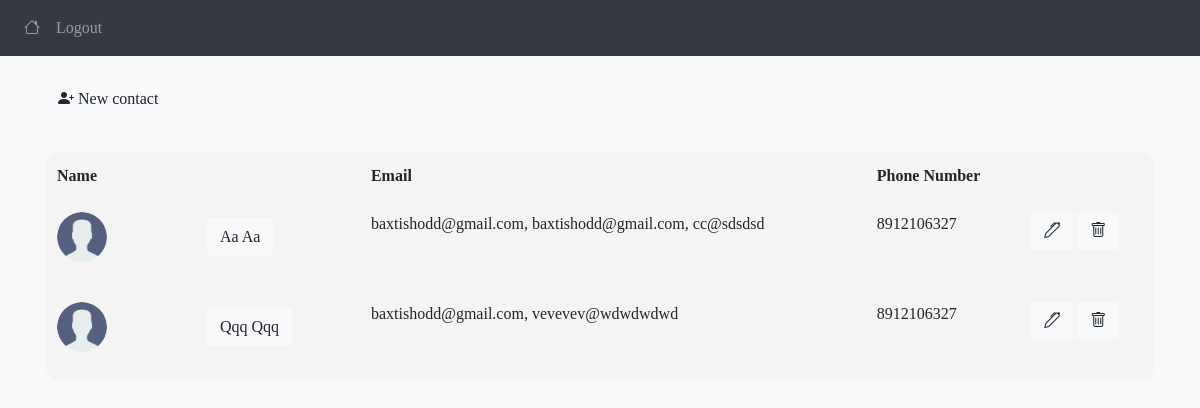
The app's page /contacts (signed in) with its own data.
### website/models.py (models this page shows)
class Contact(db.Model):
    __tablename__ = 'contacts'
    id = db.Column(db.Integer, primary_key=True)
    name = db.Column(db.String(100))
    sname = db.Column(db.String(100))
    phone_numbers = db.relationship('PhoneNumber')
    contact_email = db.relationship('ContactEmail')
    address = db.Column(db.String(100))
    siteurl = db.Column(db.String(100))
    telegram = db.Column(db.String(100))
    avatar = db.Column(db.String(100), nullable=False, default='default.png')
    date = db.Column(db.DateTime(timezone=True), default=func.now())
    t_color = db.Column(db.String(100))
    user_id = db.Column(db.Integer, db.ForeignKey('user.id'))

### website/views.py (the view, shortened to what this page needs)
@views.route('/contacts', methods=['GET', 'POST'])
@login_required
def contacts():
    return render_template("contact.html", user=current_user)

### website/__init__.py (called while the page is built)
def create_app():
    app = Flask(__name__)
    app.config['SECRET_KEY'] = 'not strong secret '
    app.config['SQLALCHEMY_DATABASE_URI'] = f'sqlite:///{DB_NAME}'
    db.init_app(app)
    from .views import views
    from .auth import auth
    app.register_blueprint(views, url_prefix='/')
    app.register_blueprint(auth, url_prefix='/')
    from .models import User, Note
    create_database(app)
    login_manager = LoginManager()
    login_manager.login_view = 'auth.login'
    login_manager.init_app(app)
    @login_manager.user_loader
    def load_user(id):
        return User.query.get(int(id))
    return app

### website/templates/contact.html (shortened to what this page needs)
{% extends "base.html" %} {% block title %}Contacts{% endblock %} {% block content %}
<br/>
<button
  class="btn btn-light "
  data-toggle="modal"
  data-target="#newcontact">
    <i class="bi bi-person-plus-fill"></i> New contact</button>
<br/><br/>
<table class="table table-hover table-borderless table-light login-box-light" id="contacts">
  <thead>
    <tr>
      <th>Name</th>
      <th>Email</th>
      <th>Phone Number</th>
      <th></th>
    </tr>
  </thead>
  <tbody>
    {% for contact in user.contacts %}
    <tr class="success">
      <td>
          {% if 5 == 5 %}
              <p><img
                  src="static/images/avatars/{{ contact.avatar }}"
                  class="con-avatar"><button
                      class="btn btn-light d-inline"
                      style="margin-left: 100px;"
                      data-toggle="modal"
                      data-target="#showcontact{{ contact.id }}">{{ contact.name }} {{ contact.sname }}</button>
                  </button> </p>
          {% else %}
              <p data-letters="{{ contact.name[0] }}">
                {{ contact.name }} {{ contact.sname }}</p>
          {% endif %}
      </td>
       <td>{{ contact.contact_email | map(attribute='email') | list | join(', ') }}</td>
      <td>{{ contact.phone_numbers | map(attribute='number') | list | join(', ') }}</td>
      <td>
          <div class="contact-action">
            <button class="btn btn-light" data-toggle="modal" data-target="#editcontact{{ contact.id }}">
              <i class="bi bi-pen"></i>
            </button>
            <button class="btn btn-light" data-toggle="modal" data-target="#isdeletecontact{{ contact.id }}">
              <i class="bi bi-trash"></i>
            </button>
          </div>
      </td>
    </tr>
    </div>
      {% endfor %}
{% endblock %}

### website/templates/base.html (shortened to what this page needs)
<!DOCTYPE html>
<html>
  <head>
    <link
      rel="stylesheet"
      href="https://stackpath.bootstrapcdn.com/bootstrap/4.4.1/css/bootstrap.min.css"
    />
    <link
      rel="stylesheet"
      href="https://stackpath.bootstrapcdn.com/font-awesome/4.7.0/css/font-awesome.min.css"
    />
    <link rel="stylesheet" href="https://cdn.jsdelivr.net/npm/bootstrap-icons@1.7.0/font/bootstrap-icons.css">
    <link rel="stylesheet" href="https://cdnjs.cloudflare.com/ajax/libs/font-awesome/4.7.0/css/font-awesome.min.css">
    <link
      rel="stylesheet"
      href="../static/css/bootstrap.css"
    />
    <link
      rel="stylesheet"
      href="../static/css/colors.css"
    />
    <link
      rel="stylesheet"
      href="../static/css/base.css"
    />
  </head>
  <body class="back_img">
    <nav class="navbar navbar-expand-lg navbar-dark bg-dark">
      <div class="collapse navbar-collapse" id="navbar">
        <div class="navbar-nav">
          {% if user.is_authenticated %}
          <a class="nav-item nav-link" id="home" href="/"><i class=" bi bi-house"></i></a>
          <a class="nav-item nav-link" id="logout" href="/logout">Logout</a>
          {% else %}
          <a class="nav-item nav-link" id="login" href="/login">Login</a>
          <a class="nav-item nav-link" id="signUp" href="/sign-up">Sign Up</a>
          {% endif %}
        </div>
      </div>
    </nav>
    <div class="container ">{% block content %} {% endblock %}</div>
  </body>
</html>

### website/static/css/base.css (style rules this page uses)
body { font-family: myFirstFont; background-color: #f8f9fa; }
.con-avatar { width: 50px; height: 50px; border-radius: 50%; }
body, html { height: 100%; }
.back_img { background-image: url("../images/back/back.jpg"); height: 100%; background-position: center; background-repeat: no-repeat; background-size: cover; }
.login-box-light { margin-top: 10px; max-width: auto; height: auto; border-radius: 15px; background-color: rgba(241, 237, 237, 0.486); backdrop-filter: blur(2px) saturate(30%); padding: 20px; }

### records on screen
Contact: avatar (placeholder picture), name "Aa", sname "Aa", contact_email|map "baxtishodd@gmail.com, baxtishodd@gmail.com, cc@sdsdsd", phone_numbers|map "8912106327"
Contact: avatar (placeholder picture), name "Qqq", sname "Qqq", contact_email|map "baxtishodd@gmail.com, vevevev@wdwdwdwd", phone_numbers|map "8912106327"
